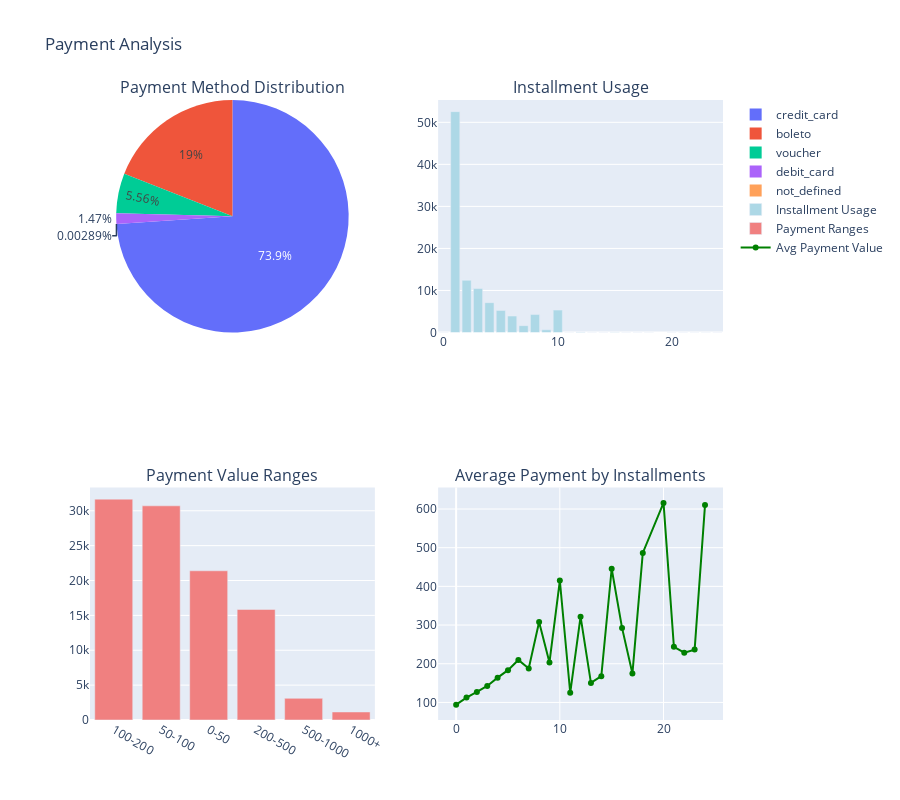

Notebook source saved alongside this figure:
### Markdown cell above
### 3.4 Payment Type Analysis

Deep dive into payment methods and installment patterns.

### Code cell
# Payment Analysis
# Payment method distribution
payment_type_stats = payments_df.groupby('payment_type').agg({
    'payment_value': ['count', 'sum', 'mean', 'std'],
    'payment_installments': ['mean', 'max']
}).round(2)

# Installment analysis
installment_stats = payments_df.groupby('payment_installments').agg({
    'payment_value': ['count', 'sum', 'mean'],
    'payment_type': lambda x: x.mode().iloc[0]
}).round(2)

# Payment value ranges
payments_df['payment_range'] = pd.cut(payments_df['payment_value'], 
                                    bins=[0, 50, 100, 200, 500, 1000, float('inf')],
                                    labels=['0-50', '50-100', '100-200', '200-500', '500-1000', '1000+'])

range_analysis = payments_df.groupby('payment_range').agg({
    'payment_value': ['count', 'sum'],
    'payment_type': lambda x: x.mode().iloc[0] if len(x) > 0 else 'N/A'
})

# Visualizations
fig = make_subplots(
    rows=2, cols=2,
    subplot_titles=('Payment Method Distribution', 'Installment Usage', 
                   'Payment Value Ranges', 'Average Payment by Installments'),
    specs=[[{"type": "pie"}, {"secondary_y": False}],
           [{"secondary_y": False}, {"secondary_y": False}]]
)

# Payment type distribution
payment_counts = payments_df['payment_type'].value_counts()
fig.add_trace(
    go.Pie(labels=payment_counts.index, values=payment_counts.values, name="Payment Types"),
    row=1, col=1
)

# Installment distribution
installment_counts = payments_df['payment_installments'].value_counts().sort_index()
fig.add_trace(
    go.Bar(x=installment_counts.index, y=installment_counts.values,
           name='Installment Usage', marker_color='lightblue'),
    row=1, col=2
)

# Payment ranges
range_counts = payments_df['payment_range'].value_counts()
fig.add_trace(
    go.Bar(x=range_counts.index, y=range_counts.values,
           name='Payment Ranges', marker_color='lightcoral'),
    row=2, col=1
)

# Average payment by installments
avg_payment_installments = payments_df.groupby('payment_installments')['payment_value'].mean()
fig.add_trace(
    go.Scatter(x=avg_payment_installments.index, y=avg_payment_installments.values,
               mode='lines+markers', name='Avg Payment Value', line=dict(color='green')),
    row=2, col=2
)

fig.update_layout(height=800, showlegend=True, title_text="Payment Analysis")
fig.show()

# Cross-tabulation: Payment type vs Installments
payment_installment_crosstab = pd.crosstab(payments_df['payment_type'], 
                                         payments_df['payment_installments'], 
                                         normalize='index') * 100

print("=== Payment Analysis Summary ===")
print(f"Total Payments Processed: {len(payments_df):,}")
print(f"Total Payment Value: R$ {payments_df['payment_value'].sum():,.2f}")
print(f"Average Payment Value: R$ {payments_df['payment_value'].mean():.2f}")

print(f"\nPayment Method Breakdown:")
for payment_type, count in payment_counts.items():
    avg_value = payments_df[payments_df['payment_type'] == payment_type]['payment_value'].mean()
    print(f"  {payment_type.capitalize()}: {count:,} transactions ({count/len(payments_df)*100:.1f}%), Avg: R$ {avg_value:.2f}")

print(f"\nInstallment Usage:")
for installments, count in installment_counts.head(10).items():
    avg_value = payments_df[payments_df['payment_installments'] == installments]['payment_value'].mean()
    print(f"  {installments} installments: {count:,} transactions, Avg: R$ {avg_value:.2f}")

# Display cross-tabulation
print(f"\nPayment Type vs Installments (% within payment type):")
print(payment_installment_crosstab.round(1))

### Figure 1 — Plotly figure (JSON) as saved in the notebook; plotly's stock layout.template omitted (floating-point values rounded to 4 significant figures)
{"data": [{"domain": {"x": [0, 0.45], "y": [0.625, 1]}, "labels": ["credit_card", "boleto", "voucher", "debit_card", "not_defined"], "name": "Payment Types", "type": "pie", "values": [76795, 19784, 5775, 1529, 3]}, {"marker": {"color": "lightblue"}, "name": "Installment Usage", "type": "bar", "x": [0, 1, 2, 3, 4, 5, 6, 7, 8, 9, 10, 11, 12, 13, 14, 15, 16, 17, 18, 20, 21, 22, 23, 24], "xaxis": "x", "y": [2, 52546, 12413, 10461, 7098, 5239, 3920, 1626, 4268, 644, 5328, 23, 133, 16, 15, 74, 5, 8, 27, 17, 3, 1, 1, 18], "yaxis": "y"}, {"marker": {"color": "lightcoral"}, "name": "Payment Ranges", "type": "bar", "x": ["100-200", "50-100", "0-50", "200-500", "500-1000", "1000+"], "xaxis": "x2", "y": [31669, 30708, 21393, 15851, 3106, 1150], "yaxis": "y2"}, {"line": {"color": "green"}, "mode": "lines+markers", "name": "Avg Payment Value", "type": "scatter", "x": [0, 1, 2, 3, 4, 5, 6, 7, 8, 9, 10, 11, 12, 13, 14, 15, 16, 17, 18, 20, 21, 22, 23, 24], "xaxis": "x3", "y": [94.31, 112.4, 127.2, 142.5, 164.0, 183.5, 209.8, 187.7, 307.7, 203.4, 415.1, 124.9, 321.7, 150.5, 168.0, 445.6, 292.7, 174.6, 486.5, 615.8, 243.7, 228.7, 236.5, 610.0], "yaxis": "y3"}], "layout": {"annotations": [{"font": {"size": 16}, "showarrow": false, "text": "Payment Method Distribution", "x": 0.225, "xanchor": "center", "xref": "paper", "y": 1, "yanchor": "bottom", "yref": "paper"}, {"font": {"size": 16}, "showarrow": false, "text": "Installment Usage", "x": 0.775, "xanchor": "center", "xref": "paper", "y": 1, "yanchor": "bottom", "yref": "paper"}, {"font": {"size": 16}, "showarrow": false, "text": "Payment Value Ranges", "x": 0.225, "xanchor": "center", "xref": "paper", "y": 0.375, "yanchor": "bottom", "yref": "paper"}, {"font": {"size": 16}, "showarrow": false, "text": "Average Payment by Installments", "x": 0.775, "xanchor": "center", "xref": "paper", "y": 0.375, "yanchor": "bottom", "yref": "paper"}], "height": 800, "showlegend": true, "title": {"text": "Payment Analysis"}, "xaxis": {"anchor": "y", "domain": [0.55, 1]}, "xaxis2": {"anchor": "y2", "domain": [0, 0.45]}, "xaxis3": {"anchor": "y3", "domain": [0.55, 1]}, "yaxis": {"anchor": "x", "domain": [0.625, 1]}, "yaxis2": {"anchor": "x2", "domain": [0, 0.375]}, "yaxis3": {"anchor": "x3", "domain": [0, 0.375]}}}
